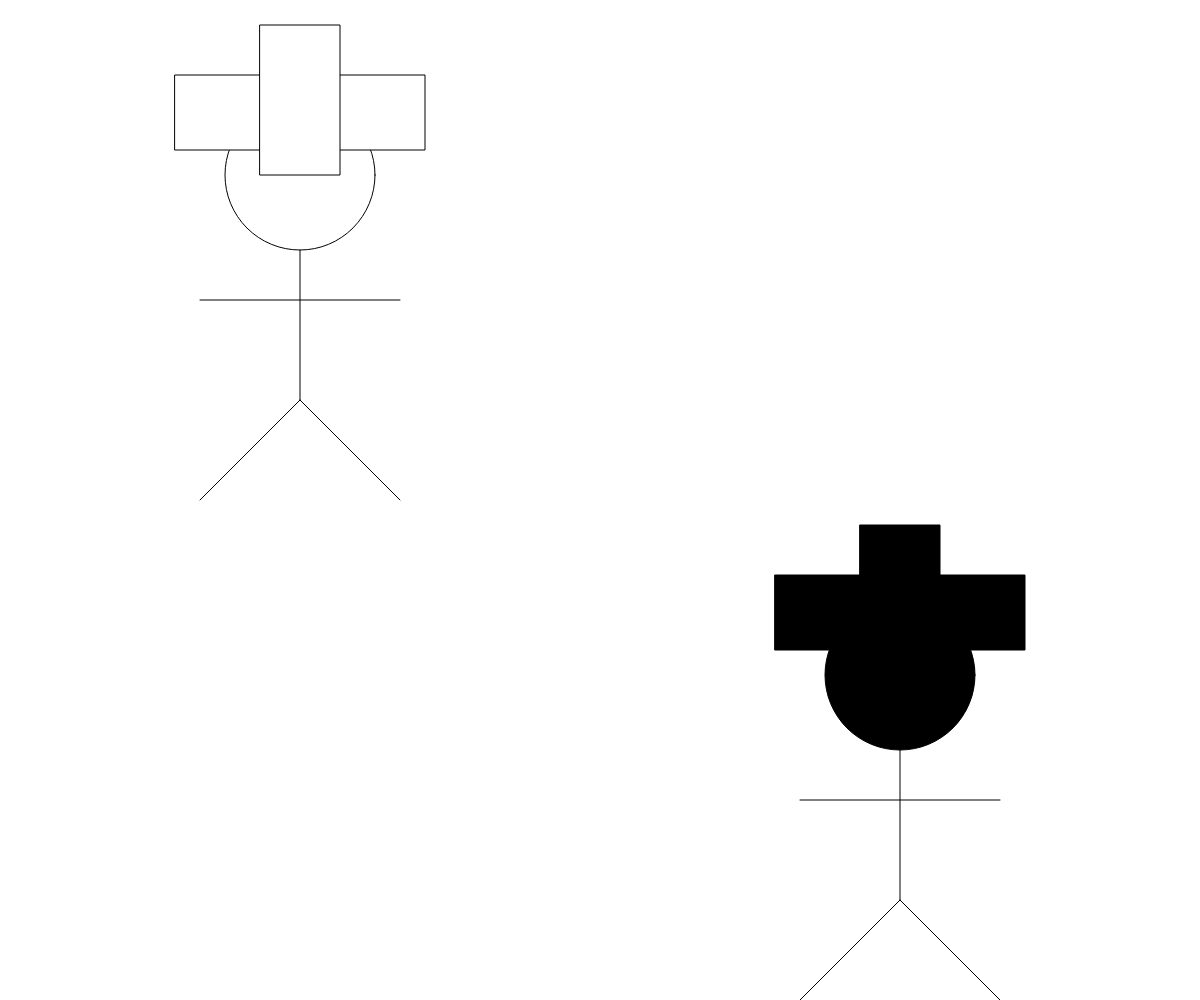
Frame 1 (no input)
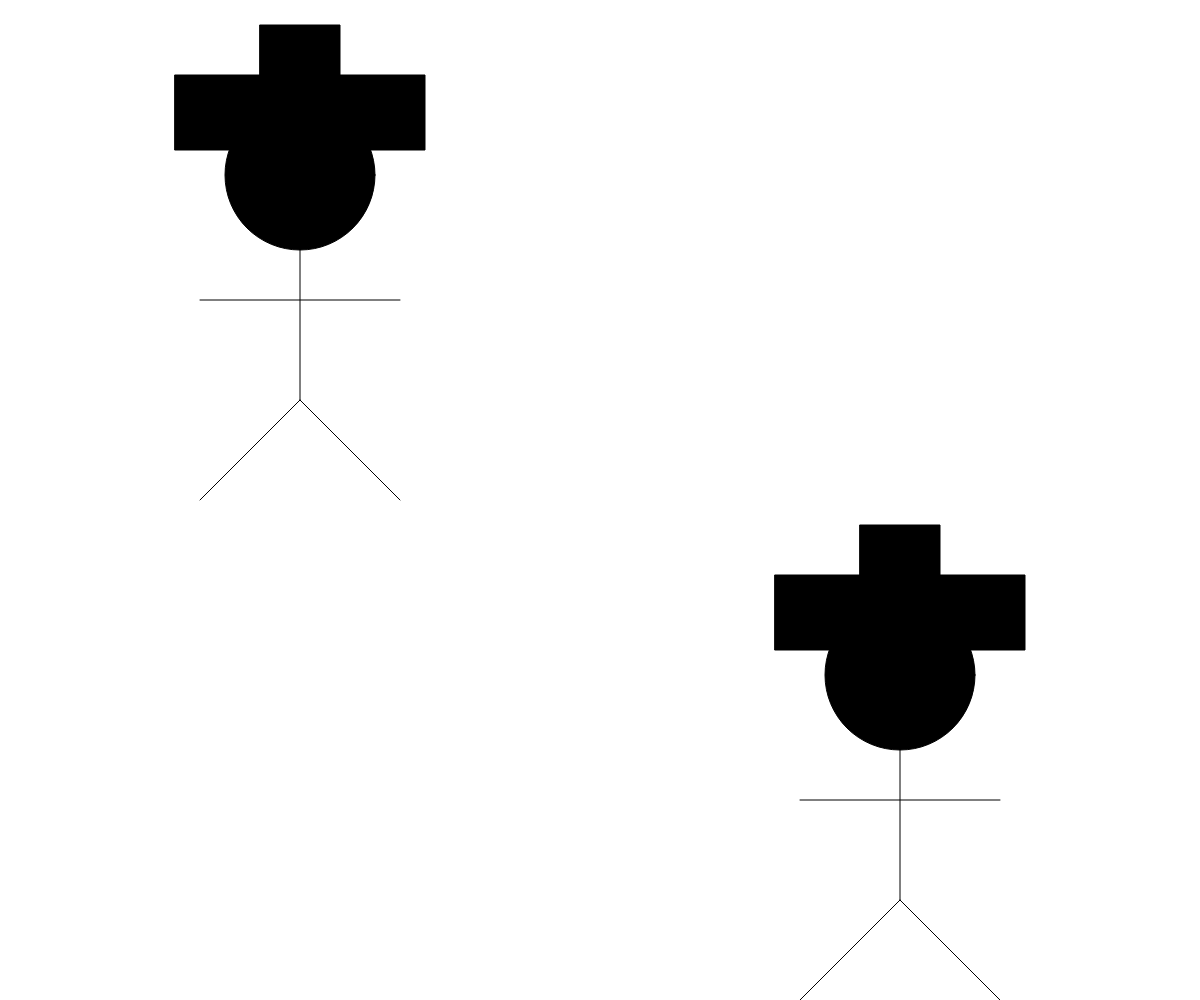
Frame 60 (no input)
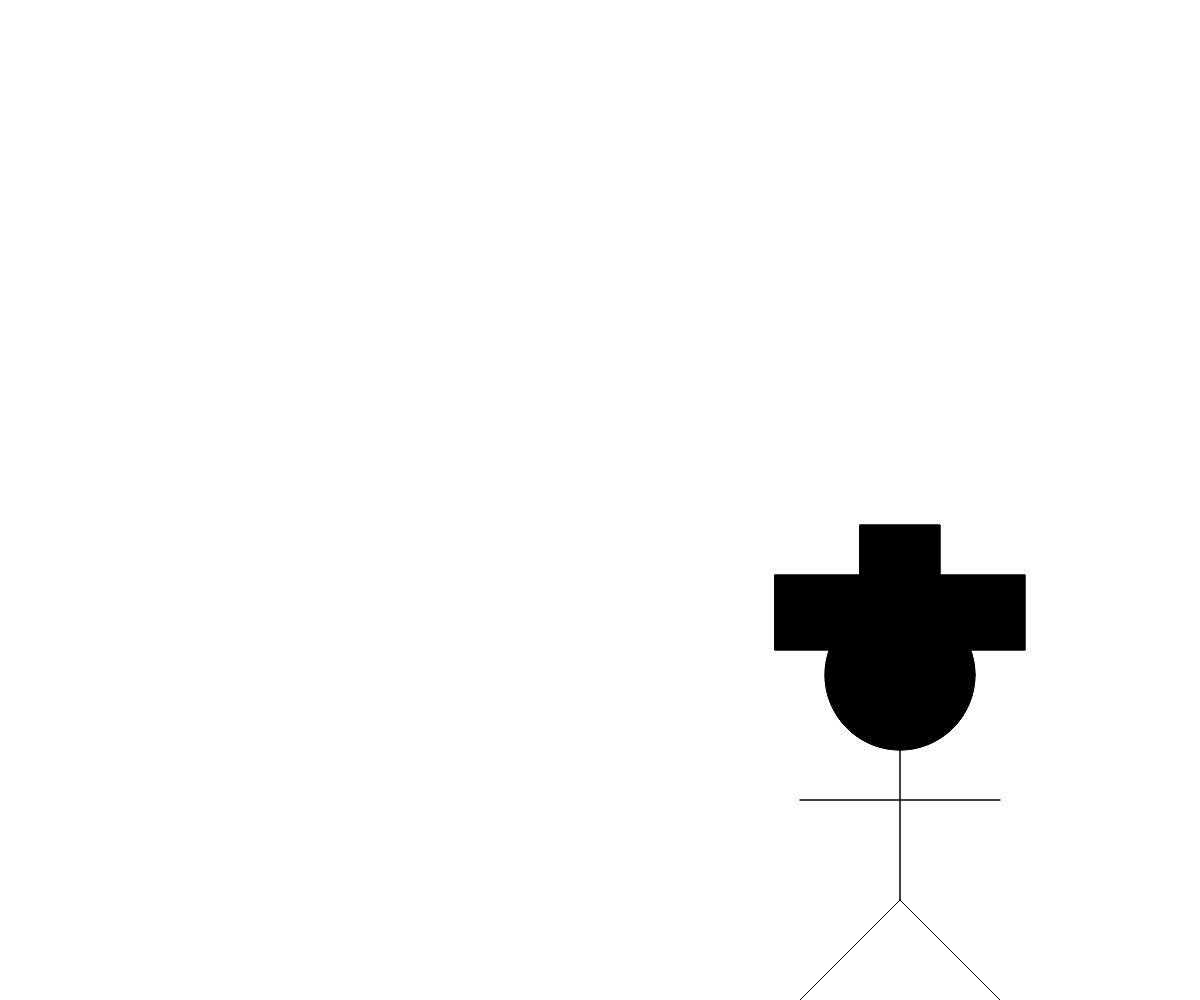
Frame 120 (the mouse pressed at the canvas centre since frame 60)

The p5.js sketch that drew these frames (run headless with seeded random() and noise() and a simulated clock; from frame 60 on, the mouse is pressed at the canvas centre):

// p5.js sketch
// ── sketch.js
let x;
let y;

function setup() {
createCanvas(windowWidth,windowHeight);
x = width/2;
y = height/2;
}

function draw() {
  background(255);

  if (keyIsPressed) {
    moveStickman();
  }
  draw_stickman(mouseX, mouseY);
  draw_stickman(x,y);
}

function moveStickman() {
  if (key === 'W' || key == 'w'){
    y = y - 30}

  else if (key === 'S' || key == 's'){
    y = y + 30}

  if (key === 'A' || key == 'a'){
    x = x - 30}

  else if (key === 'D' || key == 'd'){
    x = x + 30}
}

function draw_stickman(x,y) {
  //Constrain to left side of screen
    x = constrain(x, 0, windowWidth / 2);

  //Head
    ellipse(x+300,y+175,150,150);

  //Hat
    rect(x+175, y+75, 250, 75);
    rect(x+260, y+25, 80, 150);
    fill(0);

  //Body
    line(x+300, y+250, x+300, y+400);
  //Arm
    line(x+200, y+300, x+400, y+300);

  //Legs
    line(x+300, y+400, x+200, y+500);
    line(x+300, y+400, x+400, y+500);
}
